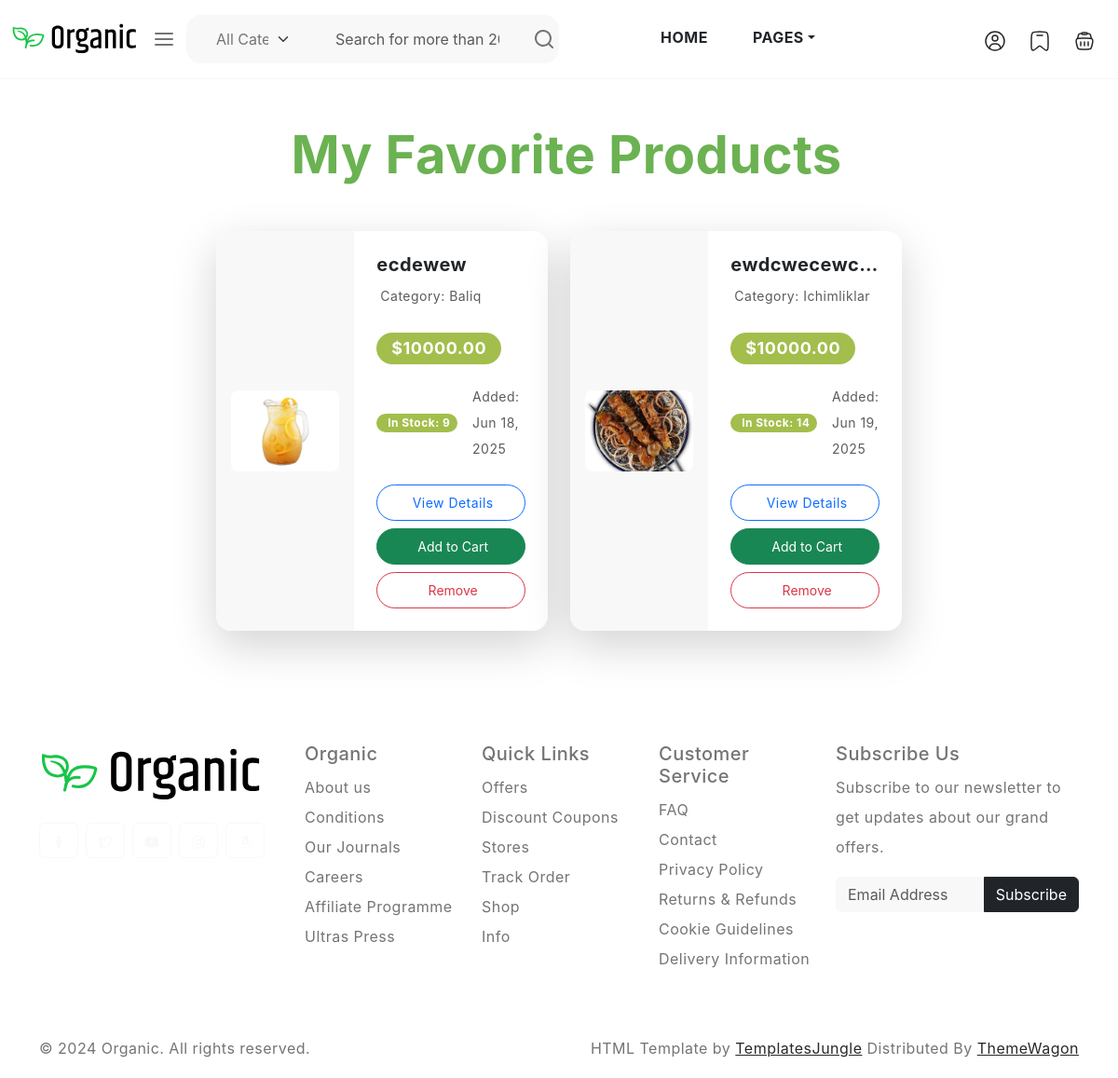
The page /favorites/ (signed in) on the database its author committed.
### favorites/models.py (models this page shows, shortened)
class Favorite(models.Model):
    user = models.ForeignKey(settings.AUTH_USER_MODEL, on_delete=models.CASCADE)
    product = models.ForeignKey(Product, on_delete=models.CASCADE)
    added_at = models.DateTimeField(auto_now_add=True)
    class Meta:
        unique_together = ('user', 'product')

### products/models.py (models this page shows, shortened)
class Product(models.Model):
    name = models.CharField(max_length=200)
    description = models.TextField()
    price = models.DecimalField(max_digits=10, decimal_places=2)
    stock = models.IntegerField(default=0)
    category = models.ForeignKey(Category, on_delete=models.CASCADE)
    image = models.ImageField(upload_to='products/', blank=True, null=True)
    created_at = models.DateTimeField(auto_now_add=True)
    is_featured = models.BooleanField(default=False)  # Yangi qo‘shilgan maydon
    sales_count = models.IntegerField(default=0)  # Yangi qo‘shilgan maydon
    slug = models.SlugField(max_length=200, unique=True, blank=True)

class Category(models.Model):
    name = models.CharField(max_length=100)
    slug = models.SlugField(unique=True)
    image = models.ImageField(upload_to='images_category/', null=True, blank=True)

### favorites/views.py (the view)
# urls.py: path('', FavoritesView.as_view(), name='favorites'),
class FavoritesView(LoginRequiredMixin, TemplateView):
    template_name = 'favorites/favorit.html'
    def get_context_data(self, **kwargs):
        context = super().get_context_data(**kwargs)
        context['favorites'] = Favorite.objects.filter(user=self.request.user)
        return context

### templates/favorites/favorit.html (shortened to what this page needs)
{% extends 'base.html' %}
  {% load static %}
  {% block content %}
  <div class="container py-5">
      <h1 class="display-4 fw-bold text-center mb-5 text-primary">
           My Favorite Products
      </h1>
      {% if favorites %}
          <div class="row row-cols-1 row-cols-md-2 row-cols-lg-3 g-4 justify-content-center" id="favorite-list-container">
              {% for favorite_item in favorites %}
                  <div class="col mb-4" id="favorite-item-{{ favorite_item.id }}">
                      <div class="card h-100 shadow-lg border-0 rounded-4 overflow-hidden product-card-hover animate__animated animate__fadeIn">
                          <div class="row g-0">
                              <div class="col-md-5 d-flex align-items-center justify-content-center bg-light p-3">
                                  <img src="{{ favorite_item.product.image.url|default:'{% static "images/placeholder.png" %}' }}"
                                       alt="{{ favorite_item.product.name }}"
                                       class="img-fluid rounded-3"
                                       style="max-height: 200px; object-fit: contain; transition: transform 0.3s;">
                              </div>
                              <div class="col-md-7">
                                  <div class="card-body d-flex flex-column h-100 p-4">
                                      <h5 class="card-title fw-bold text-dark mb-2 text-truncate"
                                          data-bs-toggle="tooltip" data-bs-placement="top" title="{{ favorite_item.product.name }}">
                                          {{ favorite_item.product.name }}
                                      </h5>
                                      <p class="card-text text-muted small mb-3">
                                           Category: {{ favorite_item.product.category.name }}
                                      </p>
                                      <p class="card-text text-success fs-4 fw-bold mb-3">
                                          <span class="badge bg-success rounded-pill px-3 py-2">${{ favorite_item.product.price|floatformat:2 }}</span>
                                      </p>
                                      <div class="d-flex align-items-center mb-4">
                                          {% if favorite_item.product.stock > 0 %}
                                              <span class="badge bg-success rounded-pill me-3">
                                                   In Stock: {{ favorite_item.product.stock }}
                                              </span>
                                          {% else %}
                                              <span class="badge bg-danger rounded-pill me-3">
                                                  <i class="bi bi-x-circle-fill me-1"></i> Out of Stock
                                              </span>
                                          {% endif %}
                                          <small class="text-muted">Added: {{ favorite_item.added_at|date:"M d, Y" }}</small>
                                      </div>
                                      <div class="mt-auto d-grid gap-2">
                                          <a href="{% url 'product_detail' favorite_item.product.slug %}"
                                             class="btn btn-outline-primary btn-sm rounded-pill py-2">
                                               View Details
                                          </a>
                                          {% if favorite_item.product.stock > 0 %}
                                              <button hx-post="/cart/add/"
                                                    hx-target="#cart-count"
                                                    hx-swap="outerHTML"
                                                    class="btn btn-success btn-sm rounded-pill py-2 animate__animated animate__pulse animate__infinite animate__delay-1s"
                                                    data-product-id="{{ best_selling.id }}">
                                                 Add to Cart
                                            </button>
                                          {% else %}
                                              <button class="btn btn-secondary btn-sm rounded-pill py-2" disabled>
                                                  <i class="bi bi-x-octagon me-1"></i> Not Available
                                              </button>
                                          {% endif %}
                                          <button class="btn btn-outline-danger btn-sm rounded-pill py-2 remove-favorite"
                                                  data-favorite-id="{{ favorite_item.id }}">
                                               Remove
                                          </button>
                                      </div>
                                  </div>
                              </div>
                          </div>
                      </div>
                  </div>
              {% endfor %}
          </div>
      {% endif %}
  </div>
  {% endblock %}ck %}

### static/style.css (style rules this page uses)
body { --heading-font : "Inter", sans-serif; --bs-link-color: #333; --bs-link-hover-color:#333; --bs-link-color-rgb: 40,40,40; --bs-link-hover-color-rgb: 0,0,0; --bs-light-rgb: 248, 248, 248; --bs-font-sans-serif: "Inter", sans-serif; --bs-body-font-family: var(--bs-font-sans-serif); --bs-body-font-size: 1rem; --bs-body-font-weight: 400; --bs-body-line-height: 2; --bs-body-color: #747474; --bs-primary: #6BB252; --bs-primary-rgb: 107, 178, 82; --bs-secondary: #364127; --bs-secondary-rgb: 54, 65, 39; --bs-danger: #F95F09; --bs-danger-rgb: 249, 95, 9; --bs-success: #a3be4c; --bs-success-rgb: 163, 190, 76; --bs-primary-bg-subtle: #FFF9EB; --bs-success-bg-subtle: #eef5e5; --bs-border-color: #F7F7F7; }
.btn-outline-primary { --bs-btn-color: var(--bs-primary); --bs-btn-border-color: var(--bs-primary); --bs-btn-hover-color: #fff; --bs-btn-hover-bg: #ffc107; --bs-btn-hover-border-color: #ffc107; --bs-btn-focus-shadow-rgb: 13,110,253; --bs-btn-active-color: #fff; --bs-btn-active-bg: #ffc107; --bs-btn-active-border-color: #ffc107; --bs-btn-active-shadow: inset 0 3px 5px rgba(0, 0, 0, 0.125); --bs-btn-disabled-color: #fff3cd; --bs-btn-disabled-bg: transparent; --bs-btn-disabled-border-color: #fff3cd; --bs-gradient: none; }
.btn-success { --bs-btn-color: #222; --bs-btn-bg: #EEF5E4; --bs-btn-border-color: #EEF5E4; --bs-btn-hover-color: #222; --bs-btn-hover-bg: #9de3c2; --bs-btn-hover-border-color: #9de3c2; --bs-btn-focus-shadow-rgb: 60,153,110; --bs-btn-active-color: #222; --bs-btn-active-bg: #9de3c2; --bs-btn-active-border-color: #9de3c2; --bs-btn-active-shadow: inset 0 3px 5px rgba(0, 0, 0, 0.125); --bs-btn-disabled-color: #222; --bs-btn-disabled-bg: #EEF5E4; --bs-btn-disabled-border-color: #EEF5E4; }
body { letter-spacing: 0.03em; }
h1,h2,h3,h4,h5,h6 { font-family: var(--heading-font); color: var(--bs-dark); font-weight: 700; }
.container, .container-fluid, .container-lg, .container-md, .container-sm, .container-xl, .container-xxl { --bs-gutter-x: 3rem; }

### templates/favorites/favorit.html (style rules this page uses)
.product-card-hover { transition: transform 0.3s ease-in-out, box-shadow 0.3s ease-in-out; }
.animate__fadeIn { animation-duration: 0.8s; }

### rows shown on the page
Favorite: product.image (picture), product.name "ecdewew", product.category.name "Baliq", product.price "10000.00", product.stock "9", added_at "Jun 18, 2025"
Favorite: product.image (picture), product.name "ewdcwecewc…", product.category.name "Ichimliklar", product.price "10000.00", product.stock "14", added_at "Jun 19, 2025"
